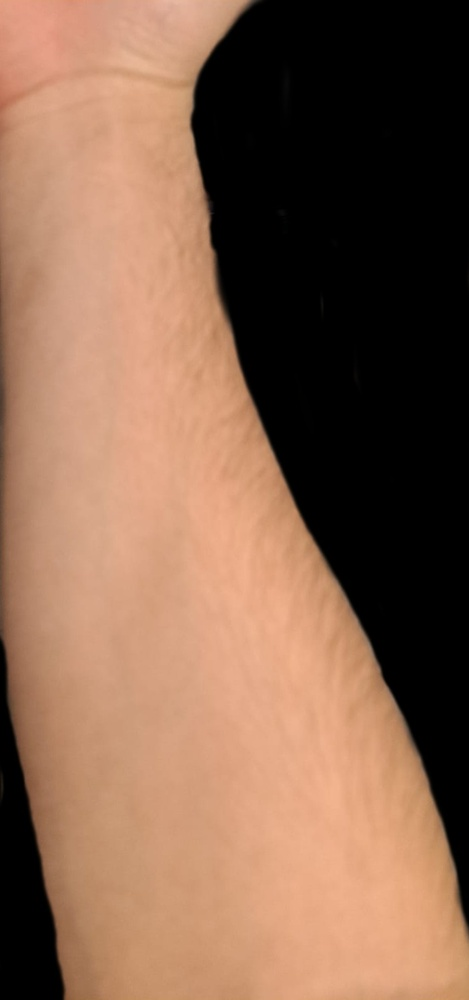
#> input picture photos/hand.jpg, 469 x 1000 px, shrunk from 750 x 1600 before the run
$ python image_map.py
#> lines starting #> are read from the running program, lines starting #| are printed output that depends on the picture
import cv2
import numpy as np

def multi_clahe(img, num):
    # create a CLAHE object
    clahe = cv2.createCLAHE(clipLimit=2.0, tileGridSize=(8, 8))

    # apply CLAHE to the input image
    cl1 = clahe.apply(img)

    for i in range(num):
        cl1 = clahe.apply(cl1)

    return cl1

def image_map():
    img = cv2.imread('photos/hand.jpg')
#> img is the input picture: shape (1000, 469, 3); mean B, G, R 79, 100.5, 135.7

    gray = cv2.cvtColor(img, cv2.COLOR_BGR2GRAY)
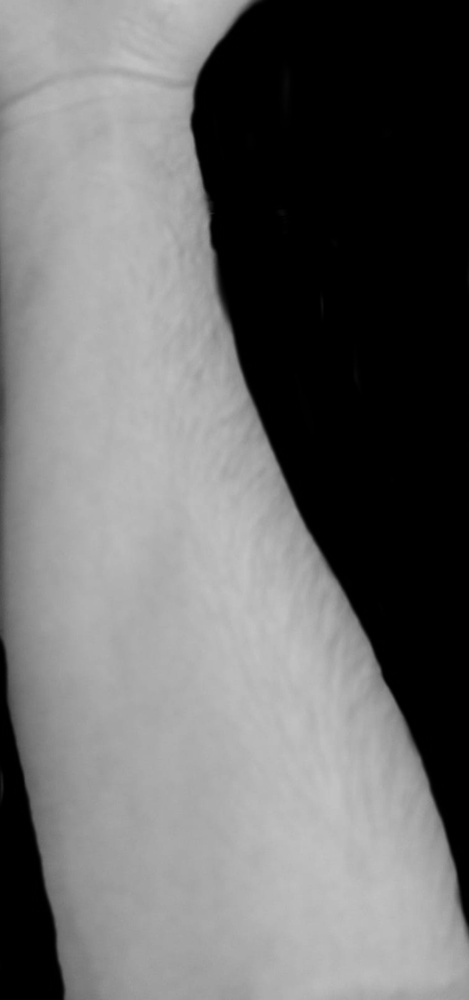
#> gray: shape (1000, 469); min 0, max 196, mean 108.6

    result = multi_clahe(gray, 2)
#> in multi_clahe, `cl1 = clahe.apply(img)`:
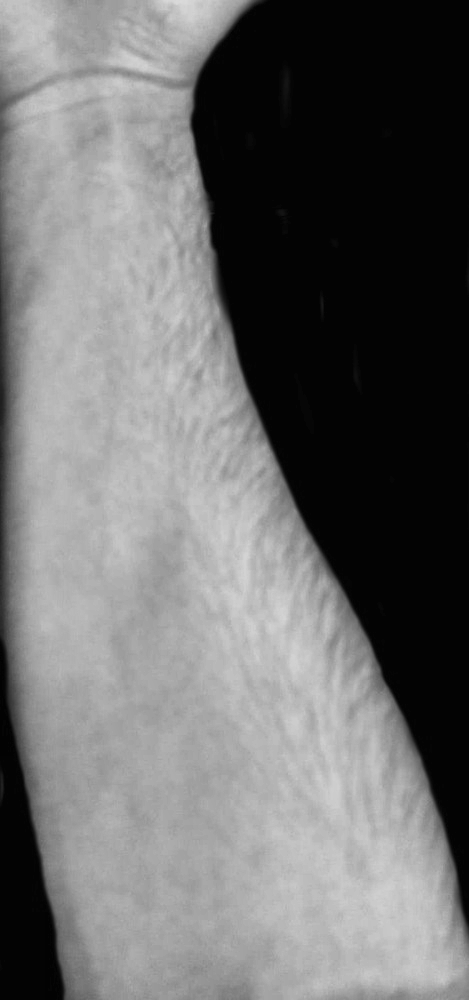
#> cl1: shape (1000, 469); min 1, max 218, mean 109.8
#> the loop in multi_clahe, `for i in range(num):` made 2 passes
#> pass 1, in multi_clahe, `cl1 = clahe.apply(cl1)`:
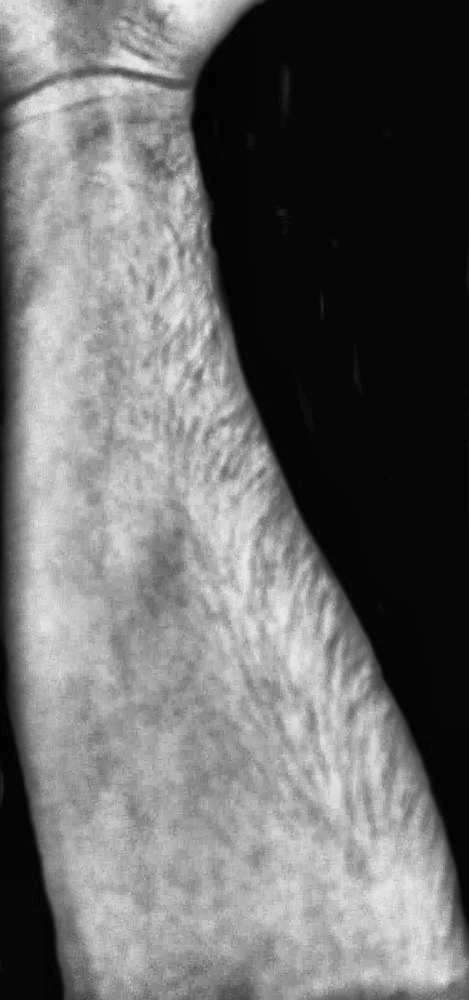
#> cl1: shape (1000, 469); min 1, max 240, mean 107.4
#> pass 2, in multi_clahe, `cl1 = clahe.apply(cl1)`:
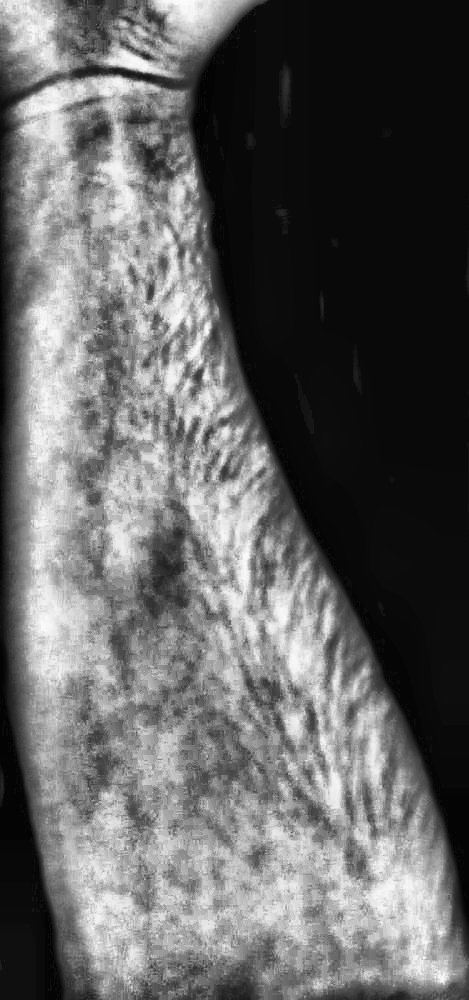
#> cl1: shape (1000, 469); min 1, max 251, mean 99.5

    cv2.imshow('Result', result)
    cv2.waitKey(0)

image_map()
